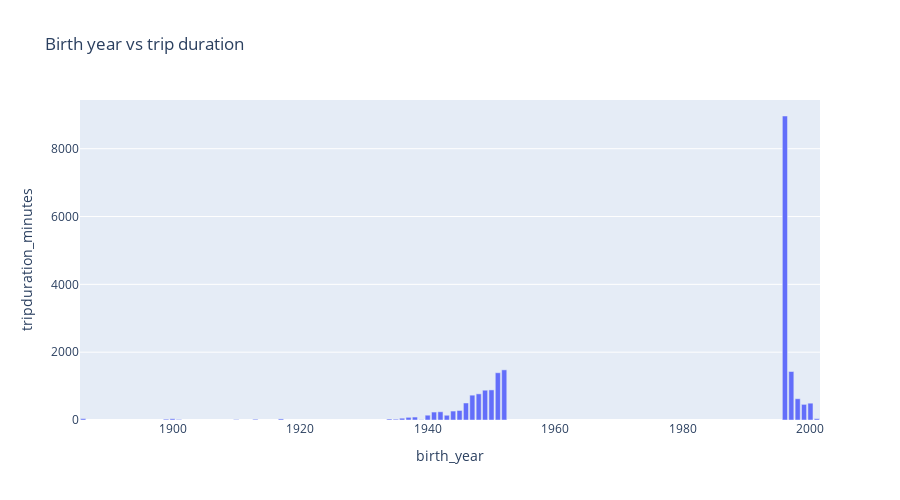

The notebook cell this image was saved under:
### Code cell
fig = px.bar(data_frame=df_agg_2
              , x='birth_year'
              , y='tripduration_minutes'
              , height=500
              , title="Birth year vs trip duration"
              #,color='birth_year'
              )
fig.show()

### Figure 1 — Plotly figure (JSON) as saved in the notebook; plotly's stock layout.template omitted (floating-point values rounded to 4 significant figures)
{"data": [{"hovertemplate": "birth_year=%{x}<br>tripduration_minutes=%{y}<extra></extra>", "legendgroup": "", "marker": {"color": "#636efa", "pattern": {"shape": ""}}, "name": "", "orientation": "v", "showlegend": false, "textposition": "auto", "type": "bar", "x": [1886, 1899, 1900, 1901, 1910, 1913, 1917, 1934, 1935, 1936, 1937, 1938, 1939, 1940, 1941, 1942, 1943, 1944, 1945, 1946, 1947, 1948, 1949, 1950, 1951, 1952, 1996, 1997, 1998, 1999, 2000, 2001], "xaxis": "x", "y": [40.43, 24.72, 36.67, 16.58, 13.45, 21.93, 32.22, 29.12, 23.82, 53.02, 78.42, 86.88, 8.75, 141.6, 234.3, 242.7, 139.7, 263.7, 280.7, 501.7, 732.6, 771.2, 878.5, 887.3, 1394.0, 1479.0, 8964.0, 1430.0, 627.2, 460.8, 495.9, 39.57], "yaxis": "y"}], "layout": {"barmode": "relative", "height": 500, "legend": {"tracegroupgap": 0}, "title": {"text": "Birth year vs trip duration"}, "xaxis": {"anchor": "y", "domain": [0, 1], "title": {"text": "birth_year"}}, "yaxis": {"anchor": "x", "domain": [0, 1], "title": {"text": "tripduration_minutes"}}}}
